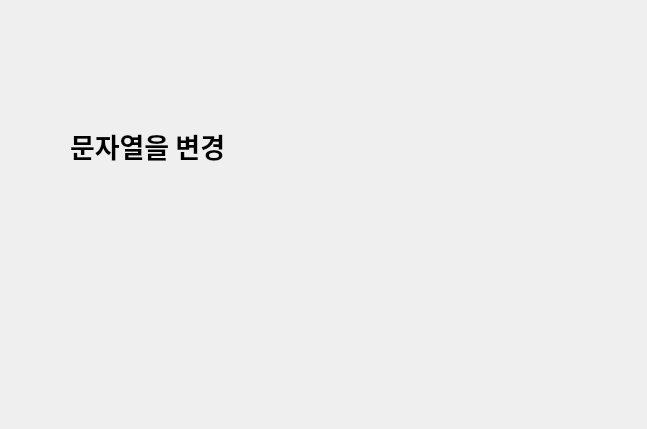
<?xml version="1.0" encoding="UTF-8"?>
<ui version="4.0">
 <class>Dialog</class>
 <widget class="QDialog" name="Dialog">
  <property name="geometry">
   <rect>
    <x>0</x>
    <y>0</y>
    <width>647</width>
    <height>429</height>
   </rect>
  </property>
  <property name="windowTitle">
   <string>Dialog</string>
  </property>
  <widget class="QLabel" name="label">
   <property name="geometry">
    <rect>
     <x>70</x>
     <y>50</y>
     <width>521</width>
     <height>191</height>
    </rect>
   </property>
   <property name="font">
    <font>
     <family>맑은 고딕</family>
     <pointsize>20</pointsize>
     <weight>75</weight>
     <bold>true</bold>
    </font>
   </property>
   <property name="text">
    <string>문자열을 변경</string>
   </property>
  </widget>
 </widget>
 <resources/>
 <connections/>
</ui>
